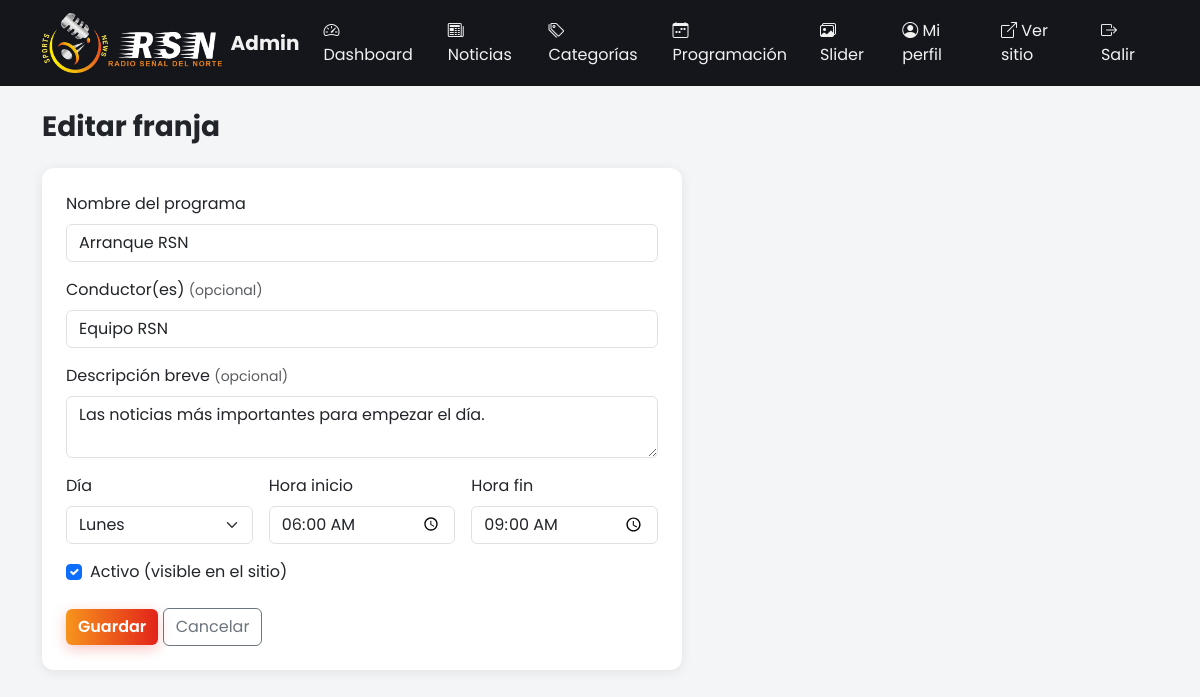
The app's page /admin/programa_form.php?id=1 (signed in) with its own data.
### tables this page shows
CREATE TABLE IF NOT EXISTS programacion (
  id INT AUTO_INCREMENT PRIMARY KEY,
  programa VARCHAR(150) NOT NULL,
  conductor VARCHAR(150) DEFAULT NULL,
  descripcion TEXT,
  dia_semana TINYINT NOT NULL,  
  hora_inicio TIME NOT NULL,
  hora_fin TIME NOT NULL,
  activo TINYINT(1) NOT NULL DEFAULT 1,
  creado_en TIMESTAMP DEFAULT CURRENT_TIMESTAMP,
  INDEX idx_dia (dia_semana)
);

### includes/functions.php (called while the page is built, shortened)
<?php
function h($str): string
{
    return htmlspecialchars((string)$str, ENT_QUOTES, 'UTF-8');
}
function getProgramaPorId(int $id): ?array
{
    $pdo = getPDO();
    $stmt = $pdo->prepare('SELECT * FROM programacion WHERE id = ?');
    $stmt->execute([$id]);
    $row = $stmt->fetch();
    return $row ?: null;
}

### admin/programa_form.php (the view, shortened to what this page needs)
<?php
require_once __DIR__ . '/../includes/functions.php';
$id = isset($_GET['id']) ? (int)$_GET['id'] : 0;
$franja = $id ? getProgramaPorId($id) : null;
$pageTitle = $franja ? 'Editar franja' : 'Nueva franja';
include __DIR__ . '/includes/admin_header.php';
?>
<h1 class="h3 fw-bold mb-4"><?= h($pageTitle) ?></h1>
<div class="card admin-card p-4" style="max-width:640px;">
  <form action="programa_guardar.php" method="post">
    <div class="mb-3">
      <label class="form-label">Nombre del programa</label>
      <input type="text" name="programa" class="form-control" required value="<?= h($franja['programa'] ?? '') ?>">
    </div>
    <div class="mb-3">
      <label class="form-label">Conductor(es) <span class="text-muted small">(opcional)</span></label>
      <input type="text" name="conductor" class="form-control" value="<?= h($franja['conductor'] ?? '') ?>">
    </div>
    <div class="mb-3">
      <label class="form-label">Descripción breve <span class="text-muted small">(opcional)</span></label>
      <textarea name="descripcion" class="form-control" rows="2"><?= h($franja['descripcion'] ?? '') ?></textarea>
    </div>
    <div class="row g-3 mb-3">
      <div class="col-sm-4">
        <label class="form-label">Día</label>
        <select name="dia_semana" class="form-select" required>
          <?php foreach (DIAS_SEMANA as $numero => $nombre): ?>
            <option value="<?= $numero ?>" <?= (isset($franja['dia_semana']) && (int)$franja['dia_semana'] === $numero) ? 'selected' : '' ?>><?= h($nombre) ?></option>
          <?php endforeach; ?>
        </select>
      </div>
      <div class="col-sm-4">
        <label class="form-label">Hora inicio</label>
        <input type="time" name="hora_inicio" class="form-control" required value="<?= h(isset($franja['hora_inicio']) ? substr($franja['hora_inicio'], 0, 5) : '') ?>">
      </div>
      <div class="col-sm-4">
        <label class="form-label">Hora fin</label>
        <input type="time" name="hora_fin" class="form-control" required value="<?= h(isset($franja['hora_fin']) ? substr($franja['hora_fin'], 0, 5) : '') ?>">
      </div>
    </div>
    <div class="form-check mb-4">
      <input type="checkbox" name="activo" value="1" class="form-check-input" id="activo" <?= (!$franja || $franja['activo']) ? 'checked' : '' ?>>
      <label class="form-check-label" for="activo">Activo (visible en el sitio)</label>
    </div>
    <button type="submit" class="btn btn-brand">Guardar</button>
    <a href="programacion.php" class="btn btn-outline-secondary">Cancelar</a>
  </form>
</div>
<?php include __DIR__ . '/includes/admin_footer.php'; ?>

### assets/css/style.css (style rules this page uses)
:root { --brand: #f7941d; --brand-dark: #d1450f; --brand-yellow: #ffd400; --brand-red: #e2231a; --dark-bg: #14161c; --dark-bg-2: #1c1f27; }
html { scroll-behavior: smooth; }
body { font-family: 'Poppins', 'Segoe UI', Roboto, Arial, sans-serif; background: #f4f5f7; overflow-x: hidden; }
a { text-decoration: none; }
.btn-brand { background: linear-gradient(90deg, var(--brand), var(--brand-red)); color: #fff; border: none; font-weight: 600; transition: transform .15s ease, box-shadow .15s ease, opacity .15s ease; box-shadow: 0 4px 14px rgba(226, 35, 26, .25); }

### admin/includes/admin_header.php (style rules this page uses)
body { background: #f4f5f7; padding-bottom: 0; font-family: 'Poppins', 'Segoe UI', Arial, sans-serif; }
.admin-card { border: none; border-radius: .75rem; box-shadow: 0 2px 12px rgba(0,0,0,.08); }

### records on screen
programacion: programa "Arranque RSN", conductor "Equipo RSN", descripcion "Las noticias más importantes para empezar el día.", dia_semana "Lunes", hora_inicio "06:00", hora_fin "09:00", activo "☑"

### other values on screen
$pageTitle "Editar franja"
